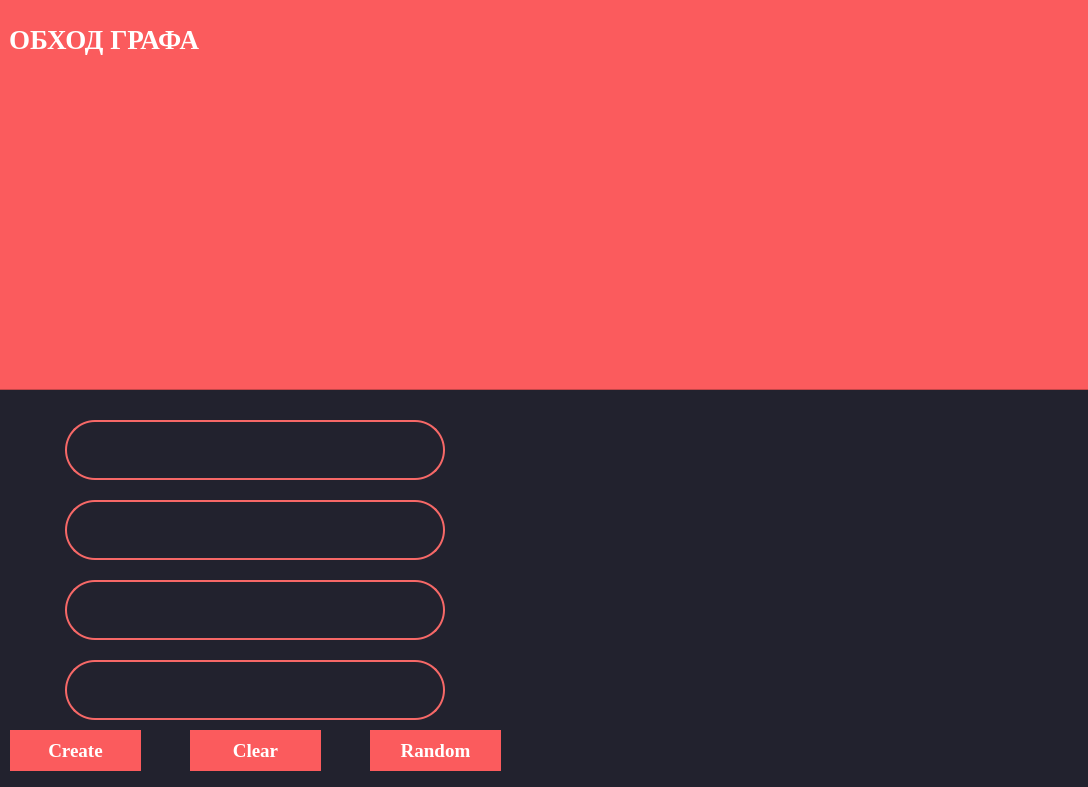
<?xml version="1.0" encoding="UTF-8"?>
<ui version="4.0">
 <class>MainWindow</class>
 <widget class="QMainWindow" name="MainWindow">
  <property name="geometry">
   <rect>
    <x>0</x>
    <y>0</y>
    <width>1088</width>
    <height>787</height>
   </rect>
  </property>
  <property name="windowTitle">
   <string>MainWindow</string>
  </property>
  <property name="styleSheet">
   <string notr="true">background-color:#22222e</string>
  </property>
  <widget class="QWidget" name="centralwidget">
   <widget class="QFrame" name="frame">
    <property name="geometry">
     <rect>
      <x>-51</x>
      <y>-91</y>
      <width>1291</width>
      <height>481</height>
     </rect>
    </property>
    <property name="styleSheet">
     <string notr="true">background-color: #fb5b5d</string>
    </property>
    <property name="frameShape">
     <enum>QFrame::StyledPanel</enum>
    </property>
    <property name="frameShadow">
     <enum>QFrame::Raised</enum>
    </property>
    <widget class="QLabel" name="label">
     <property name="geometry">
      <rect>
       <x>60</x>
       <y>90</y>
       <width>291</width>
       <height>81</height>
      </rect>
     </property>
     <property name="font">
      <font>
       <family>Times New Roman</family>
       <pointsize>20</pointsize>
       <weight>75</weight>
       <italic>false</italic>
       <bold>true</bold>
      </font>
     </property>
     <property name="styleSheet">
      <string notr="true">color: white
</string>
     </property>
     <property name="text">
      <string>ОБХОД ГРАФА</string>
     </property>
    </widget>
   </widget>
   <widget class="QLineEdit" name="input_1">
    <property name="geometry">
     <rect>
      <x>65</x>
      <y>420</y>
      <width>380</width>
      <height>60</height>
     </rect>
    </property>
    <property name="font">
     <font>
      <family>Times New Roman</family>
      <pointsize>20</pointsize>
      <weight>75</weight>
      <bold>true</bold>
     </font>
    </property>
    <property name="styleSheet">
     <string notr="true">background-color: #22222e;
border: 2px solid #f66867;
border-radius: 30;
color: white</string>
    </property>
    <property name="text">
     <string/>
    </property>
    <property name="alignment">
     <set>Qt::AlignCenter</set>
    </property>
   </widget>
   <widget class="QLineEdit" name="input_2">
    <property name="geometry">
     <rect>
      <x>65</x>
      <y>500</y>
      <width>380</width>
      <height>60</height>
     </rect>
    </property>
    <property name="font">
     <font>
      <family>Times New Roman</family>
      <pointsize>20</pointsize>
      <weight>75</weight>
      <bold>true</bold>
     </font>
    </property>
    <property name="styleSheet">
     <string notr="true">background-color: #22222e;
border: 2px solid #f66867;
border-radius: 30;
color: white</string>
    </property>
    <property name="text">
     <string/>
    </property>
    <property name="alignment">
     <set>Qt::AlignCenter</set>
    </property>
   </widget>
   <widget class="QLineEdit" name="input_3">
    <property name="geometry">
     <rect>
      <x>65</x>
      <y>580</y>
      <width>380</width>
      <height>60</height>
     </rect>
    </property>
    <property name="font">
     <font>
      <family>Times New Roman</family>
      <pointsize>20</pointsize>
      <weight>75</weight>
      <bold>true</bold>
     </font>
    </property>
    <property name="styleSheet">
     <string notr="true">background-color: #22222e;
border: 2px solid #f66867;
border-radius: 30;
color: white</string>
    </property>
    <property name="text">
     <string/>
    </property>
    <property name="alignment">
     <set>Qt::AlignCenter</set>
    </property>
   </widget>
   <widget class="QLineEdit" name="input_4">
    <property name="geometry">
     <rect>
      <x>65</x>
      <y>660</y>
      <width>380</width>
      <height>60</height>
     </rect>
    </property>
    <property name="font">
     <font>
      <family>Times New Roman</family>
      <pointsize>20</pointsize>
      <weight>75</weight>
      <bold>true</bold>
     </font>
    </property>
    <property name="styleSheet">
     <string notr="true">background-color: #22222e;
border: 2px solid #f66867;
border-radius: 30;
color: white</string>
    </property>
    <property name="text">
     <string/>
    </property>
    <property name="alignment">
     <set>Qt::AlignCenter</set>
    </property>
   </widget>
   <widget class="QPushButton" name="pushButton">
    <property name="geometry">
     <rect>
      <x>10</x>
      <y>730</y>
      <width>131</width>
      <height>41</height>
     </rect>
    </property>
    <property name="font">
     <font>
      <family>Times New Roman</family>
      <pointsize>14</pointsize>
      <weight>75</weight>
      <bold>true</bold>
     </font>
    </property>
    <property name="styleSheet">
     <string notr="true">QPushButton {
	color: white;
	background-color: #fb5b5d;
	border-radius: 30;
}

QPushButton: pressed {
	background-color: #fa4244
}</string>
    </property>
    <property name="text">
     <string>Create</string>
    </property>
    <property name="flat">
     <bool>false</bool>
    </property>
   </widget>
   <widget class="QPushButton" name="pushButton_2">
    <property name="geometry">
     <rect>
      <x>190</x>
      <y>730</y>
      <width>131</width>
      <height>41</height>
     </rect>
    </property>
    <property name="font">
     <font>
      <family>Times New Roman</family>
      <pointsize>14</pointsize>
      <weight>75</weight>
      <bold>true</bold>
     </font>
    </property>
    <property name="styleSheet">
     <string notr="true">QPushButton {
	color:white;
	background-color: #fb5b5d;
	border-radius: 30;
}

QPushButton: pressed {
	background-color: #fa4244
}</string>
    </property>
    <property name="text">
     <string>Clear</string>
    </property>
   </widget>
   <widget class="QPushButton" name="pushButton_3">
    <property name="geometry">
     <rect>
      <x>370</x>
      <y>730</y>
      <width>131</width>
      <height>41</height>
     </rect>
    </property>
    <property name="font">
     <font>
      <family>Times New Roman</family>
      <pointsize>14</pointsize>
      <weight>75</weight>
      <bold>true</bold>
     </font>
    </property>
    <property name="styleSheet">
     <string notr="true">QPushButton {
	color:white;
	background-color: #fb5b5d;
	border-radius: 30;
}

QPushButton: pressed {
	background-color: #fa4244
}</string>
    </property>
    <property name="text">
     <string>Random</string>
    </property>
   </widget>
  </widget>
 </widget>
 <resources/>
 <connections/>
</ui>
